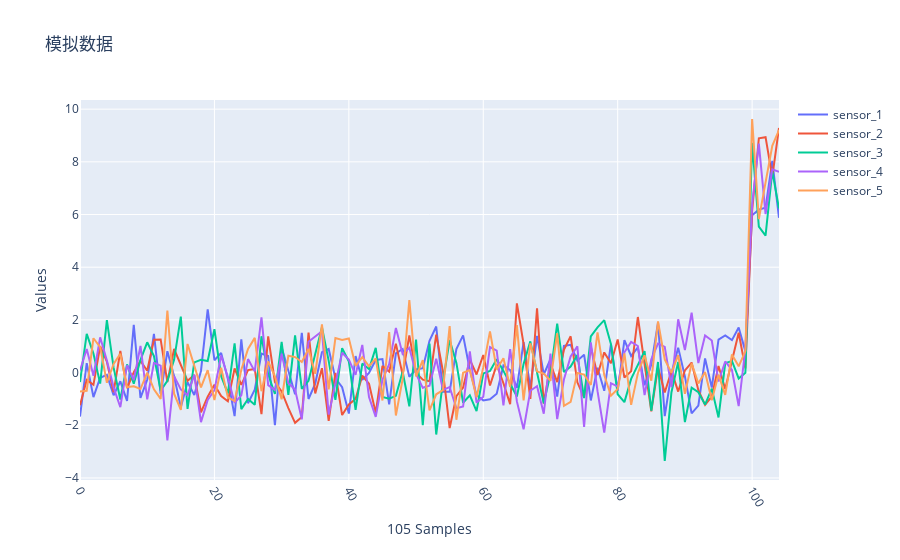

Source (notebook cell):
### Code cell
py.init_notebook_mode(connected=True)

column_values = data.columns.values 
time_column =data.index
trace_list = []

for i in  range(len(column_values)):
    data_column = data[column_values[i]]
    trace = go.Scatter(x=time_column, y=data_column, mode='lines', name=column_values[i])
    trace_list.append(trace)

layout= go.Layout(title='模拟数据', xaxis={"title":"105 Samples", 'tickangle':60}, yaxis={"title":"Values"})

fig = go.Figure(trace_list, layout)
fig.show()
